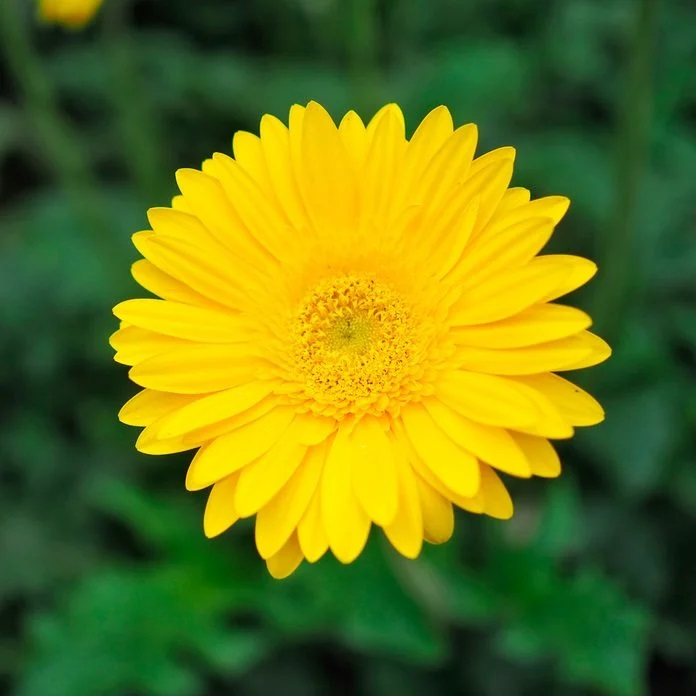
#> input picture K_means_Flower/yellow.jpg, 696 x 696 px
$ python main.py
#> lines starting #> are read from the running program, lines starting #| are printed output that depends on the picture
import cv2
import numpy as np
from sklearn.cluster import KMeans


def extract_yellow_rose(image_path, k=3, max_iter=300):
    # Đọc ảnh
    image = cv2.imread(image_path)

    # Chuyển đổi ảnh sang không gian màu RGB
    image_rgb = cv2.cvtColor(image, cv2.COLOR_BGR2RGB)

    # Reshape ảnh thành mảng 2D các pixel
    pixel_values = image_rgb.reshape((-1, 3))

    # Chuyển đổi sang kiểu float
    pixel_values = np.float32(pixel_values)

    # Áp dụng K-means
    kmeans = KMeans(n_clusters=k, max_iter=max_iter, n_init=10, random_state=42)
    kmeans.fit(pixel_values)

    # Lấy số vòng lặp thực tế
    n_iterations = kmeans.n_iter_

    # Lấy các tâm cụm
    centers = kmeans.cluster_centers_

    # Tìm cụm có màu gần với màu vàng nhất
    yellow_target = np.array([255, 255, 0])  # Màu vàng trong RGB
    distances = np.linalg.norm(centers - yellow_target, axis=1)
    yellow_cluster = np.argmin(distances)

    # Tạo mask cho hoa màu vàng
    labels = kmeans.labels_
    yellow_mask = np.where(labels == yellow_cluster, 255, 0).astype(np.uint8)
    yellow_mask = yellow_mask.reshape(image_rgb.shape[:2])

    # Tạo ảnh kết quả với hoa màu vàng trên nền đen
    result = np.zeros_like(image_rgb)
    result[yellow_mask == 255] = image_rgb[yellow_mask == 255]

    # Chuyển đổi kết quả sang BGR để hiển thị và lưu
    result_bgr = cv2.cvtColor(result, cv2.COLOR_RGB2BGR)

    print(f"K-means đã chạy {n_iterations} vòng lặp.")

    return result_bgr, n_iterations


# Nhập số vòng lặp tối đa từ bàn phím
while True:
    try:
        max_iterations = int(input("Nhập số vòng lặp tối đa cho K-means (ít nhất 1): "))
        if max_iterations < 1:
            print("Số vòng lặp phải là số nguyên dương. Vui lòng nhập lại.")
        else:
            break
    except ValueError:
        print("Vui lòng nhập một số nguyên hợp lệ.")
#> this loop made 1 pass; the answer given on pass 1: 1

# Sử dụng hàm
input_image_path = 'yellow.jpg'
output_image, iterations = extract_yellow_rose(input_image_path, max_iter=max_iterations)
#> in extract_yellow_rose, image is the input picture: shape (696, 696, 3); mean B, G, R 23.9, 118.7, 104
#> in extract_yellow_rose, `result[yellow_mask == 255] = image_rgb[yellow_mask == 255]`:
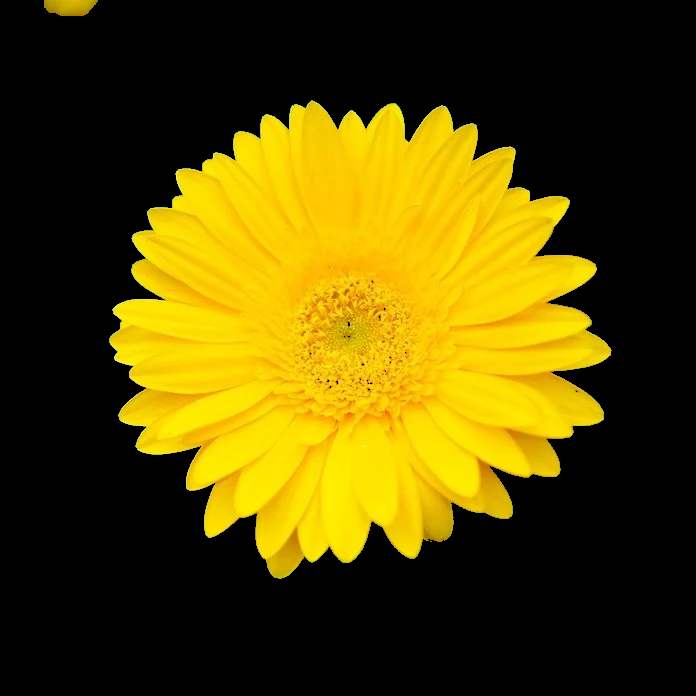
#> result: shape (696, 696, 3); mean R, G, B 84.7, 70.5, 1.6
#> iterations = 1

print(f"Tổng số vòng lặp thực tế: {iterations}")
#| Tổng số vòng lặp thực tế: 1

# Hiển thị kết quả
cv2.imshow('Extracted Yellow Rose', output_image)
cv2.waitKey(0)
cv2.destroyAllWindows()

# Lưu kết quả
cv2.imwrite('extracted_yellow_rose.jpg', output_image)
